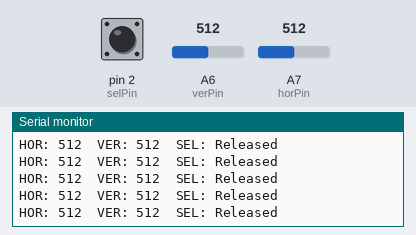
Bench run of a sketch on a simulated Arduino Nano, built with avr-gcc and run on an emulated ATmega328P. Parts: the last lines printed to the serial monitor. The test bench sets the inputs (shaded band); at power-on: A7 (horPin) = 512, pin 2 (selPin) HIGH, A6 (verPin) = 512.

Above: at 5.8 s.
5.9 s: A7 (horPin) set to 108
At 5.95 s:
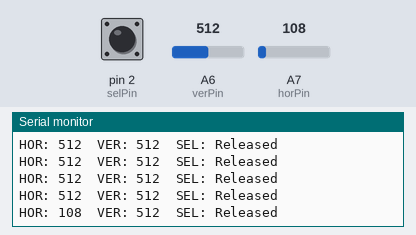
8.9 s: A7 (horPin) set to 94
At 8.97 s:
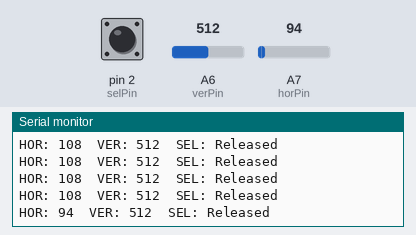
Timing chart, 0 to 11.9 s (numbered marks = the images above; inputs shaded):
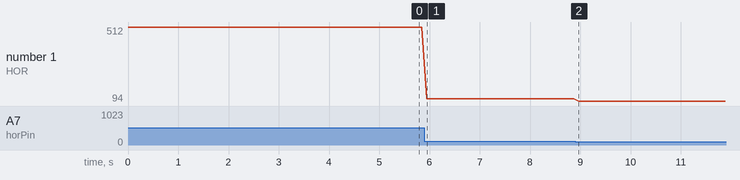

Measured:
- after the input at 5.9 s, the serial monitor: prints a new line after 0.05 s (image 1)
- after the input at 8.9 s, the serial monitor: prints a new line after 0.07 s (image 2)
- plotted number 1: 512 → 108 after the input at 5.9 s, 108 → 94 after the input at 8.9 s

The sketch:

test.ino
```cpp
// Joystick pins
const int horPin = A7;   // Horizontal axis
const int verPin = A6;   // Vertical axis
const int selPin = 2;    // Select / pushbutton

void setup() {
  Serial.begin(9600);

  pinMode(selPin, INPUT_PULLUP); // Button reads HIGH when not pressed, LOW when pressed
}

void loop() {
  int hor = analogRead(horPin);
  int ver = analogRead(verPin);
  int sel = digitalRead(selPin);

  Serial.print("HOR: ");
  Serial.print(hor);
  Serial.print("\tVER: ");
  Serial.print(ver);
  Serial.print("\tSEL: ");
  Serial.println(sel == LOW ? "Pressed" : "Released");

  delay(100);
}
```
